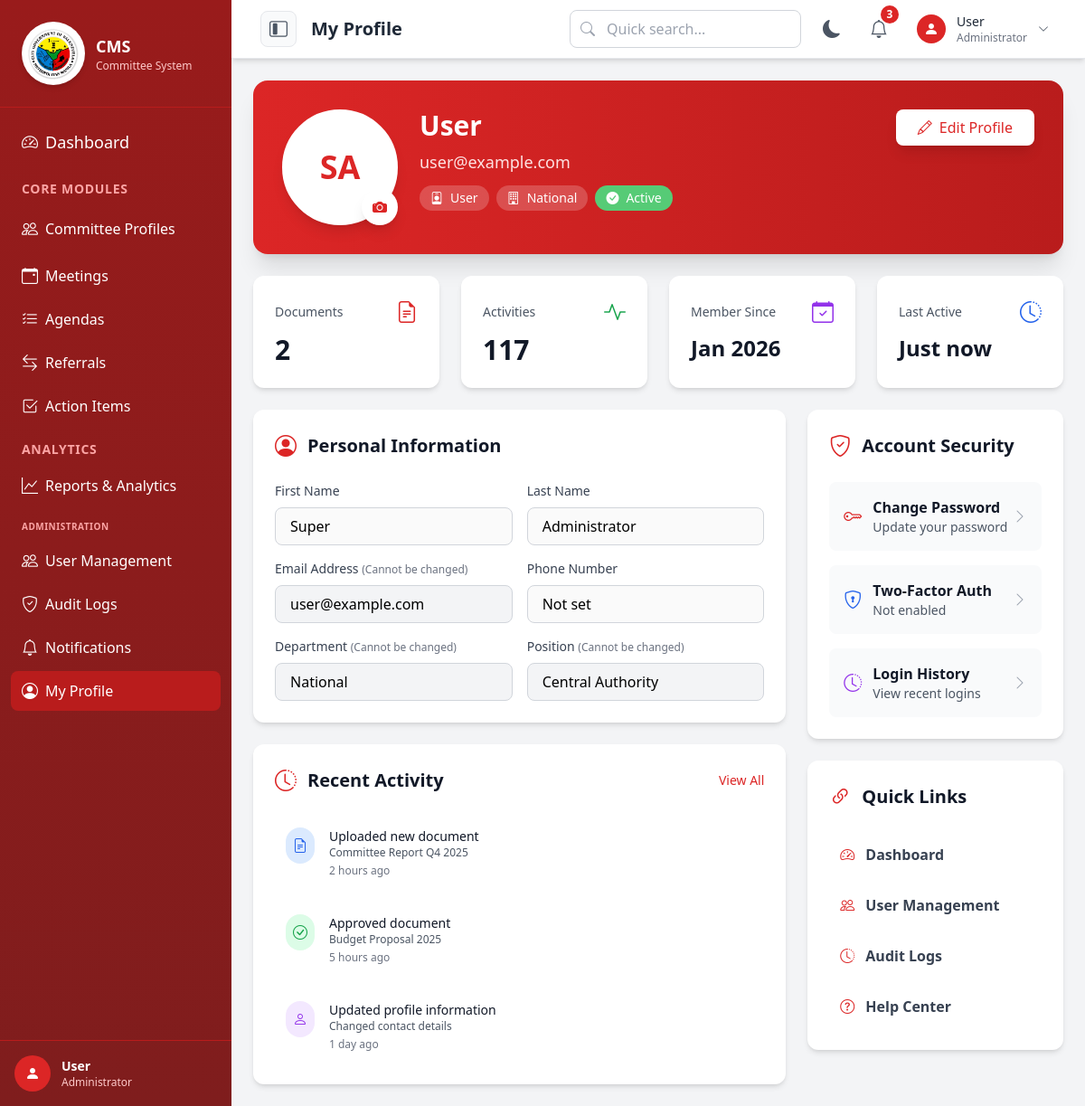
Page /public/pages/my-profile/index.php (signed in) on the committed database.
### tables this page shows
CREATE TABLE IF NOT EXISTS `users` (
  `user_id` INT AUTO_INCREMENT PRIMARY KEY,
  `email` VARCHAR(100) NOT NULL UNIQUE,
  `password_hash` VARCHAR(255) NOT NULL,
  `first_name` VARCHAR(100) NOT NULL,
  `last_name` VARCHAR(100) NOT NULL,
  `role_id` INT NOT NULL,
  `department` VARCHAR(100),
  `position` VARCHAR(100),
  `phone` VARCHAR(20),
  `address` TEXT,
  `employee_id` VARCHAR(50),
  `is_active` BOOLEAN DEFAULT FALSE,
  `email_verified` BOOLEAN DEFAULT FALSE,
  `verification_token` VARCHAR(255),
  `verification_token_expires` DATETIME,
  `password_reset_token` VARCHAR(255),
  `password_reset_expires` DATETIME,
  `last_login` DATETIME,
  `created_at` TIMESTAMP DEFAULT CURRENT_TIMESTAMP,
  `updated_at` TIMESTAMP DEFAULT CURRENT_TIMESTAMP ON UPDATE CURRENT_TIMESTAMP,
  FOREIGN KEY (`role_id`) REFERENCES `roles`(`role_id`)
);

### public/pages/my-profile/index.php (the view, shortened to what this page needs)
<?php
require_once '../../../config/database.php';
$userId = $_SESSION['user_id'];
$query = "SELECT * FROM users WHERE user_id = ?";
$stmt = $conn->prepare($query);
$stmt->bind_param("i", $userId);
$stmt->execute();
$result = $stmt->get_result();
$user = $result->fetch_assoc();
$userPhone = $user['phone'] ?? 'Not set';
$userDepartment = $user['department'] ?? 'Not set';
$userPosition = $user['position'] ?? 'Not set';
$userInitials = strtoupper(substr($user['first_name'], 0, 1) . substr($user['last_name'], 0, 1));
$memberSince = date('M Y', strtotime($user['created_at'] ?? 'now'));
include '../../includes/header.php';
?>
<div class="bg-gradient-to-r from-red-600 to-red-700 rounded-2xl shadow-xl p-8 mb-6 text-white animate-fade-in">
    <div class="flex flex-col md:flex-row items-center md:items-start gap-6">
        <div class="relative">
            <div
                class="w-32 h-32 rounded-full bg-white border-4 border-white shadow-lg flex items-center justify-center">
                <span class="text-red-600 text-4xl font-bold"><?php echo $userInitials; ?></span>
            </div>
            <button
                class="absolute bottom-0 right-0 bg-white text-red-600 rounded-full w-10 h-10 flex items-center justify-center hover:bg-gray-100 transform hover:scale-110 transition-all duration-200 shadow-lg">
                <i class="bi bi-camera-fill"></i>
            </button>
        </div>
        <div class="flex-1 text-center md:text-left">
            <h1 class="text-3xl font-bold mb-2"><?php echo htmlspecialchars($userName); ?></h1>
            <p class="text-red-100 text-lg mb-3"><?php echo htmlspecialchars($userEmail); ?></p>
            <div class="flex flex-wrap gap-2 justify-center md:justify-start">
                <span class="bg-white bg-opacity-20 px-3 py-1 rounded-full text-sm flex items-center gap-2">
                    <i class="bi bi-person-badge"></i> <?php echo htmlspecialchars($userRole); ?>
                </span>
                <span class="bg-white bg-opacity-20 px-3 py-1 rounded-full text-sm flex items-center gap-2">
                    <i class="bi bi-building"></i> <?php echo htmlspecialchars($userDepartment); ?>
                </span>
                <span class="bg-green-400 bg-opacity-90 px-3 py-1 rounded-full text-sm flex items-center gap-2">
                    <i class="bi bi-check-circle-fill"></i> Active
                </span>
            </div>
        </div>
        <div class="flex items-center">
            <button onclick="toggleEditMode()"
                class="bg-white text-red-600 px-6 py-2 rounded-lg font-medium hover:bg-gray-100 transform hover:scale-105 transition-all duration-200 shadow-lg flex items-center gap-2">
                <i class="bi bi-pencil"></i> Edit Profile
            </button>
        </div>
    </div>
</div>
<div class="grid grid-cols-1 md:grid-cols-4 gap-6 mb-6">
    <div class="bg-white rounded-xl shadow-md p-6 animate-fade-in-up animation-delay-100">
        <div class="flex items-center justify-between mb-2">
            <span class="text-gray-600 text-sm">Documents</span>
            <i class="bi bi-file-earmark-text text-2xl text-red-600"></i>
        </div>
        <p class="text-3xl font-bold text-gray-900">2</p>
    </div>
    <div class="bg-white rounded-xl shadow-md p-6 animate-fade-in-up animation-delay-200">
        <div class="flex items-center justify-between mb-2">
            <span class="text-gray-600 text-sm">Activities</span>
            <i class="bi bi-activity text-2xl text-green-600"></i>
        </div>
        <p class="text-3xl font-bold text-gray-900">117</p>
    </div>
    <div class="bg-white rounded-xl shadow-md p-6 animate-fade-in-up animation-delay-300">
        <div class="flex items-center justify-between mb-2">
            <span class="text-gray-600 text-sm">Member Since</span>
            <i class="bi bi-calendar-check text-2xl text-purple-600"></i>
        </div>
        <p class="text-2xl font-bold text-gray-900"><?php echo $memberSince; ?></p>
    </div>
    <div class="bg-white rounded-xl shadow-md p-6 animate-fade-in-up animation-delay-400">
        <div class="flex items-center justify-between mb-2">
            <span class="text-gray-600 text-sm">Last Active</span>
            <i class="bi bi-clock-history text-2xl text-blue-600"></i>
        </div>
        <p class="text-2xl font-bold text-gray-900">Just now</p>
    </div>
</div>
<div class="grid grid-cols-1 lg:grid-cols-3 gap-6">
    <div class="lg:col-span-2 space-y-6">
        <div class="bg-white rounded-xl shadow-md p-6 animate-fade-in-up animation-delay-500">
            <div class="flex items-center mb-6">
                <i class="bi bi-person-circle text-red-600 text-2xl mr-3"></i>
                <h2 class="text-xl font-bold text-gray-900">Personal Information</h2>
            </div>
            <form method="POST" id="profileForm">
                <div class="grid grid-cols-1 md:grid-cols-2 gap-4">
                    <div>
                        <label class="block text-sm font-medium text-gray-700 mb-2">First Name</label>
                        <input type="text" name="first_name"
                            value="<?php echo htmlspecialchars($user['first_name']); ?>"
                            class="w-full px-4 py-2 border border-gray-300 rounded-lg focus:ring-2 focus:ring-red-600 focus:border-transparent"
                            disabled>
                    </div>
                    <div>
                        <label class="block text-sm font-medium text-gray-700 mb-2">Last Name</label>
                        <input type="text" name="last_name" value="<?php echo htmlspecialchars($user['last_name']); ?>"
                            class="w-full px-4 py-2 border border-gray-300 rounded-lg focus:ring-2 focus:ring-red-600 focus:border-transparent"
                            disabled>
                    </div>
                    <div>
                        <label class="block text-sm font-medium text-gray-700 mb-2">Email Address <span
                                class="text-xs text-gray-500">(Cannot be changed)</span></label>
                        <input type="email" name="email" value="<?php echo htmlspecialchars($userEmail); ?>"
                            class="w-full px-4 py-2 border border-gray-300 rounded-lg bg-gray-100 cursor-not-allowed"
                            disabled readonly>
                    </div>
                    <div>
                        <label class="block text-sm font-medium text-gray-700 mb-2">Phone Number</label>
                        <input type="tel" name="phone" value="<?php echo htmlspecialchars($userPhone); ?>"
                            class="w-full px-4 py-2 border border-gray-300 rounded-lg focus:ring-2 focus:ring-red-600 focus:border-transparent"
                            disabled>
                    </div>
                    <div>
                        <label class="block text-sm font-medium text-gray-700 mb-2">Department <span
                                class="text-xs text-gray-500">(Cannot be changed)</span></label>
                        <input type="text" name="department" value="<?php echo htmlspecialchars($userDepartment); ?>"
                            class="w-full px-4 py-2 border border-gray-300 rounded-lg bg-gray-100 cursor-not-allowed"
                            disabled readonly>
                    </div>
                    <div>
                        <label class="block text-sm font-medium text-gray-700 mb-2">Position <span
                                class="text-xs text-gray-500">(Cannot be changed)</span></label>
                        <input type="text" name="position" value="<?php echo htmlspecialchars($userPosition); ?>"
                            class="w-full px-4 py-2 border border-gray-300 rounded-lg bg-gray-100 cursor-not-allowed"
                            disabled readonly>
                    </div>
                </div>
            </form>
        </div>
        <div class="bg-white rounded-xl shadow-md p-6 animate-fade-in-up animation-delay-600">
            <div class="flex items-center justify-between mb-6">
                <div class="flex items-center">
                    <i class="bi bi-clock-history text-red-600 text-2xl mr-3"></i>
                    <h2 class="text-xl font-bold text-gray-900">Recent Activity</h2>
                </div>
                <a href="#" class="text-red-600 hover:text-red-700 text-sm font-medium">View All</a>
            </div>
            <div class="space-y-4">
                <div class="flex items-start gap-4 p-3 hover:bg-gray-50 rounded-lg transition">
                    <div class="bg-blue-100 rounded-full p-2">
                        <i class="bi bi-file-earmark-text text-blue-600"></i>
                    </div>
                    <div class="flex-1">
                        <p class="text-sm font-medium text-gray-900">Uploaded new document</p>
                        <p class="text-xs text-gray-600">Committee Report Q4 2025</p>
                        <p class="text-xs text-gray-500 mt-1">2 hours ago</p>
                    </div>
                </div>
                <div class="flex items-start gap-4 p-3 hover:bg-gray-50 rounded-lg transition">
                    <div class="bg-green-100 rounded-full p-2">
                        <i class="bi bi-check-circle text-green-600"></i>
                    </div>
                    <div class="flex-1">
                        <p class="text-sm font-medium text-gray-900">Approved document</p>
                        <p class="text-xs text-gray-600">Budget Proposal 2025</p>
                        <p class="text-xs text-gray-500 mt-1">5 hours ago</p>
                    </div>
                </div>
                <div class="flex items-start gap-4 p-3 hover:bg-gray-50 rounded-lg transition">
                    <div class="bg-purple-100 rounded-full p-2">
                        <i class="bi bi-person text-purple-600"></i>
                    </div>
                    <div class="flex-1">
                        <p class="text-sm font-medium text-gray-900">Updated profile information</p>
                        <p class="text-xs text-gray-600">Changed contact details</p>
                        <p class="text-xs text-gray-500 mt-1">1 day ago</p>
                    </div>
                </div>
            </div>
        </div>
    </div>
    <div class="space-y-6">
        <div class="bg-white rounded-xl shadow-md p-6 animate-fade-in-up animation-delay-700">
            <div class="flex items-center mb-6">
                <i class="bi bi-shield-check text-red-600 text-2xl mr-3"></i>
                <h2 class="text-xl font-bold text-gray-900">Account Security</h2>
            </div>
            <div class="space-y-4">
                <button onclick="openChangePasswordModal()"
                    class="w-full flex items-center justify-between p-4 bg-gray-50 hover:bg-gray-100 rounded-lg transition">
                    <div class="flex items-center gap-3">
                        <i class="bi bi-key text-red-600 text-xl"></i>
                        <div class="text-left">
                            <p class="font-semibold text-gray-900">Change Password</p>
                            <p class="text-sm text-gray-600">Update your password</p>
                        </div>
                    </div>
                    <i class="bi bi-chevron-right text-gray-400"></i>
                </button>
                <button
                    class="w-full flex items-center justify-between p-4 bg-gray-50 hover:bg-gray-100 rounded-lg transition">
                    <div class="flex items-center gap-3">
                        <i class="bi bi-shield-lock text-blue-600 text-xl"></i>
                        <div class="text-left">
                            <p class="font-semibold text-gray-900">Two-Factor Auth</p>
                            <p class="text-sm text-gray-600">Not enabled</p>
                        </div>
                    </div>
                    <i class="bi bi-chevron-right text-gray-400"></i>
                </button>
                <button
                    class="w-full flex items-center justify-between p-4 bg-gray-50 hover:bg-gray-100 rounded-lg transition">
                    <div class="flex items-center gap-3">
                        <i class="bi bi-clock-history text-purple-600 text-xl"></i>
                        <div class="text-left">
                            <p class="font-semibold text-gray-900">Login History</p>
                            <p class="text-sm text-gray-600">View recent logins</p>
                        </div>
                    </div>
                    <i class="bi bi-chevron-right text-gray-400"></i>
                </button>
            </div>
        </div>
        <div class="bg-white rounded-xl shadow-md p-6 animate-fade-in-up animation-delay-800">
            <div class="flex items-center mb-6">
                <i class="bi bi-link-45deg text-red-600 text-2xl mr-3"></i>
                <h2 class="text-xl font-bold text-gray-900">Quick Links</h2>
            </div>
            <div class="space-y-2">
                <a href="../../dashboard.php" class="flex items-center p-3 rounded-lg hover:bg-gray-100 transition">
                    <i class="bi bi-speedometer2 text-red-600 mr-3"></i>
                    <span class="font-semibold text-gray-700">Dashboard</span>
                </a>
                <a href="../user-management/index.php"
                    class="flex items-center p-3 rounded-lg hover:bg-gray-100 transition">
                    <i class="bi bi-people text-red-600 mr-3"></i>
                    <span class="font-semibold text-gray-700">User Management</span>
                </a>
                <a href="../audit-logs/index.php" class="flex items-center p-3 rounded-lg hover:bg-gray-100 transition">
                    <i class="bi bi-clock-history text-red-600 mr-3"></i>
                    <span class="font-semibold text-gray-700">Audit Logs</span>
                </a>
                <a href="#" class="flex items-center p-3 rounded-lg hover:bg-gray-100 transition">
                    <i class="bi bi-question-circle text-red-600 mr-3"></i>
                    <span class="font-semibold text-gray-700">Help Center</span>
                </a>
            </div>
        </div>
    </div>
</div>
<?php include '../../includes/footer.php'; ?>

### rows in the picture
users: userInitials "SA", department "National", created_at "Jan 2026", first_name "Super", last_name "Administrator", phone "Not set", position "Central Authority"

### other values in the picture
$userName "User"
$pageTitle "My Profile"
$dummyUnreadCount "3"
$userEmail "user@example.com"
$userRole "User"
